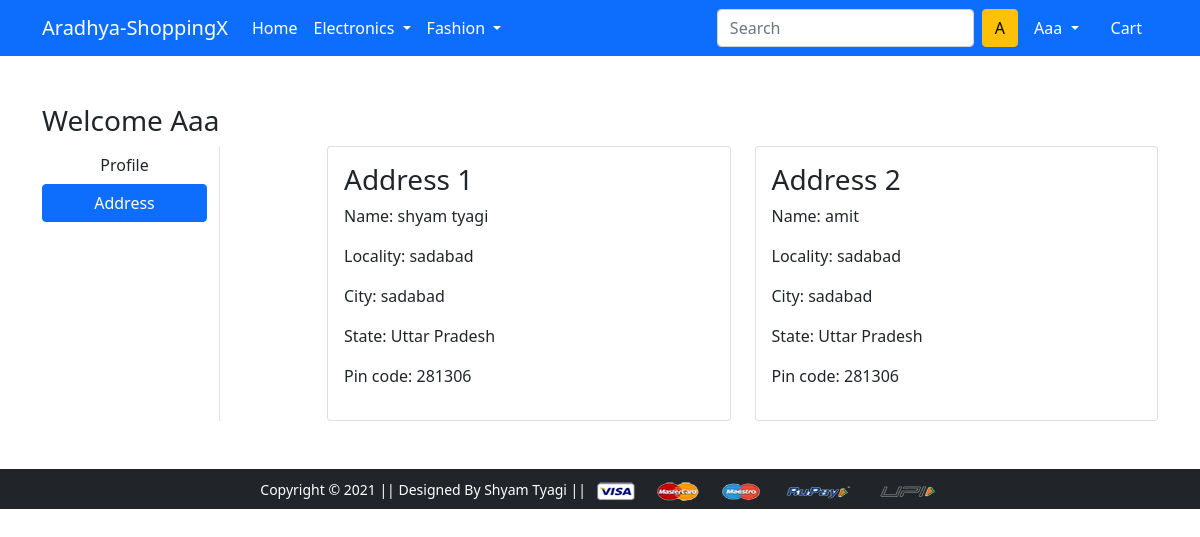
The app's page /address/ (signed in) with its own data.
### app/models.py (models this page shows, shortened)
class Customer(models.Model):
    user = models.ForeignKey(User,on_delete=models.CASCADE)
    name = models.CharField(max_length=200)
    locality = models.CharField(max_length=200)
    city = models.CharField(max_length=50)
    zipcode = models.IntegerField()
    state = models.CharField(choices=STATE_CHOICES,max_length=50)

### app/views.py (the view)
# urls.py: path('address/', views.address, name='address'),
@login_required
def address(request):
 add = Customer.objects.filter(user=request.user)
 return render(request, 'app/address.html',{'add':add,'active':'btn-primary'})

### app/templates/app/address.html (shortened to what this page needs)
{% extends 'app/base.html' %}
{% load static %}
{% block main-content %}
<div class="container my-5">
 <div class="row">
 <h3>Welcome <span class="text-capitalize">{{request.user}}</span></h3>
  <div class="col-sm-2 border-end">
   <ul class="list-unstyled">
    <li class="d-grid"><a href="{% url 'profile' %}" class="btn">Profile</a></li>
    <li class="d-grid"><a href="{% url 'address' %}" class="btn {{active}}">Address</a></li>
   </ul>
  </div>
  <div class="col-sm-9 offset-sm-1">
   <div class="row">
    {% for ad in add %}
    <div class="col-sm-6">
     <div class="card">
      <div class="card-body">
       <h3>Address {{forloop.counter}}</h3>
       <p>Name: {{ad.name}}</p>
       <p>Locality: {{ad.locality}}</p>
       <p>City: {{ad.city}}</p>
       <p>State: {{ad.state}}</p>
       <p>Pin code: {{ad.zipcode}}</p>
      </div>
     </div>
    </div>
    {% endfor %}
   </div>
  </div>
 </div>
</div>
{% endblock main-content %}

### app/templates/app/base.html (shortened to what this page needs)
<!doctype html>
{% load static %}
<html lang="en">
  <head>
    <link href="https://cdn.jsdelivr.net/npm/bootstrap@5.0.0-beta1/dist/css/bootstrap.min.css" rel="stylesheet">
    <link rel="stylesheet" href="{% static 'app/css/owl.carousel.min.css' %}">
    <link rel="stylesheet" href="{% static 'app/css/all.min.css' %}">
    <link rel="stylesheet" href="{% static 'app/css/style.css' %}">
  </head>
  <body>
    <nav class="navbar navbar-expand-lg navbar-dark bg-primary">
     <div class="container">
       <a class="navbar-brand" href="/">Aradhya-ShoppingX</a>
       <div class="collapse navbar-collapse" id="navbarSupportedContent">
         <ul class="navbar-nav me-auto mb-2 mb-lg-0">
           <li class="nav-item">
             <a class="nav-link active" aria-current="page" href="/">Home</a>
           </li>
           <li class="nav-item dropdown">
             <a class="nav-link dropdown-toggle text-white" href="#" id="electronicsDropdown" role="button" data-bs-toggle="dropdown" aria-expanded="false">
               Electronics
             </a>
           </li>
           <li class="nav-item dropdown">
             <a class="nav-link dropdown-toggle text-white" href="#" id="fashionDropdown" role="button" data-bs-toggle="dropdown" aria-expanded="false">
               Fashion
             </a>
           </li>
         </ul>
         <form class="d-flex">
           <input class="form-control me-2" type="search" placeholder="Search" aria-label="Search">
           <button class="btn btn-warning" type="submit">{{request.user.username|capfirst|first}}</button>
         </form>
         <div>
          <ul class="navbar-nav me-auto mb-2 mb-lg-0">
           {% if request.user.is_authenticated %}
           <li class="nav-item dropdown mx-2">
              <a class="nav-link dropdown-toggle text-white" href="#" id="profileDropdown" role="button" data-bs-toggle="dropdown" aria-expanded="false">
                  {{request.user.username|capfirst}}
              </a>
            </li>
            <li class="nav-item mx-2">
             <a href="{% url 'showcart' %}" class="nav-link text-white"> Cart </a>
            </li>
           {% endif %}
          </ul>
         </div>
       </div>
     </div>
    </nav>
    {% block main-content %} {% endblock main-content %}
    <footer class="container-fluid bg-dark text-center p-2 mt-5">
        <small class="text-white">Copyright &copy; 2021 || Designed By Shyam Tyagi || </small>
        <img src="{% static 'app/images/payment.png' %}" alt="" srcset="" class="img-fluid" height="2px">
    </footer>
  </body>
</html>

### records on screen
Customer: name "shyam tyagi", locality "sadabad", city "sadabad", state "Uttar Pradesh", zipcode "281306"
Customer: name "amit", locality "sadabad", city "sadabad", state "Uttar Pradesh", zipcode "281306"

### other values on screen
{{ request.user.username|capfirst|first }} "A"
{{ request.user.username|capfirst }} "Aaa"
{{ request.user }} "Aaa"
